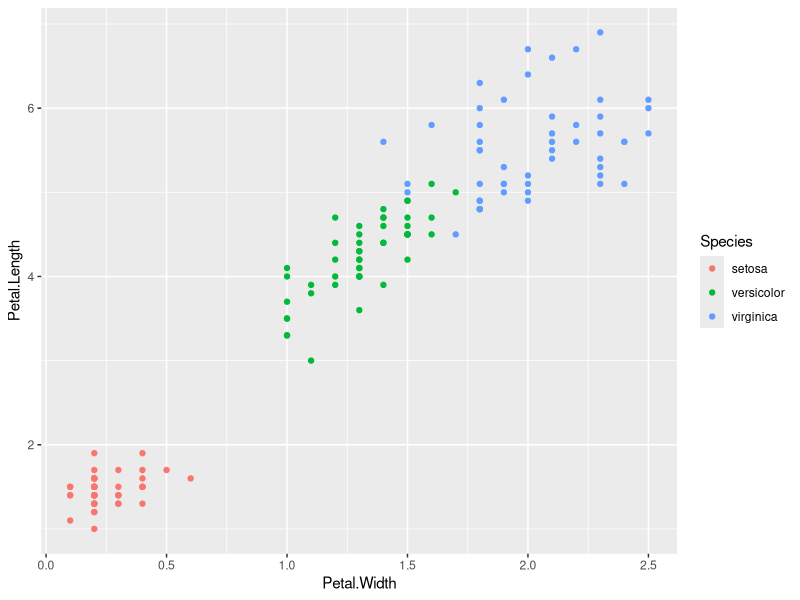
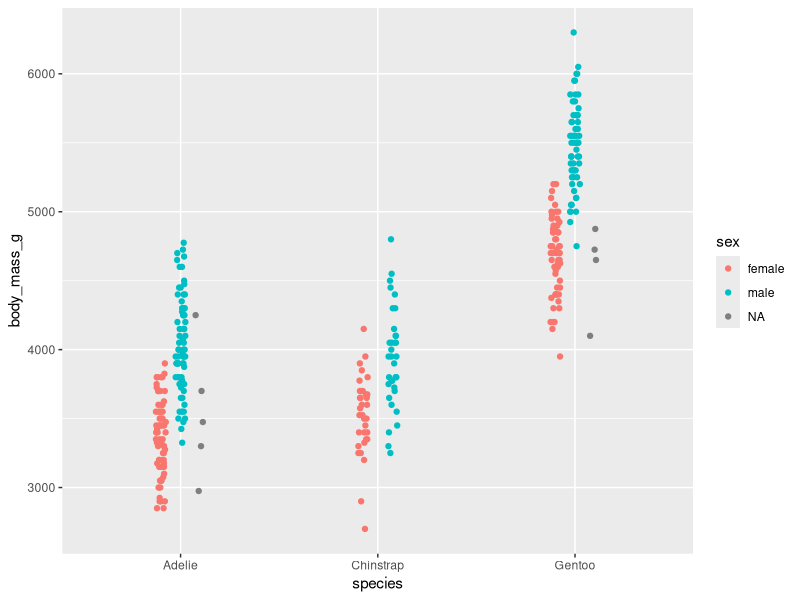
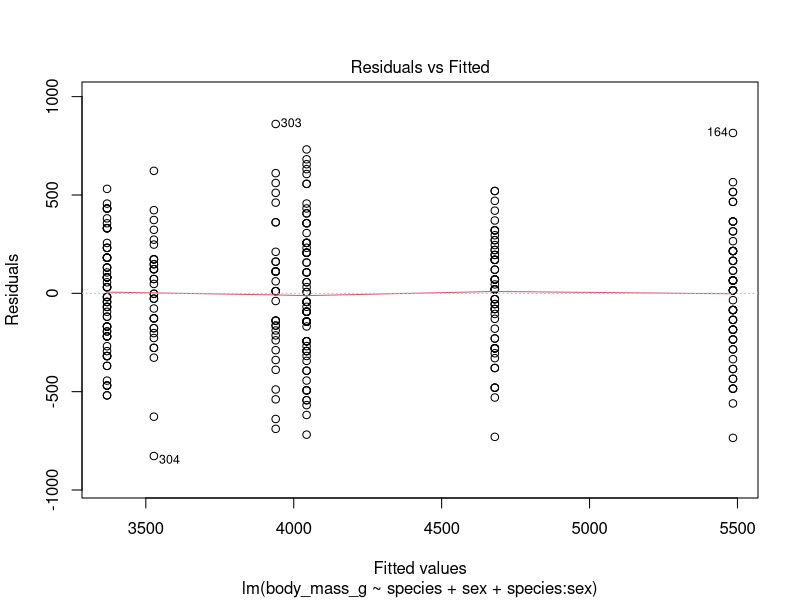
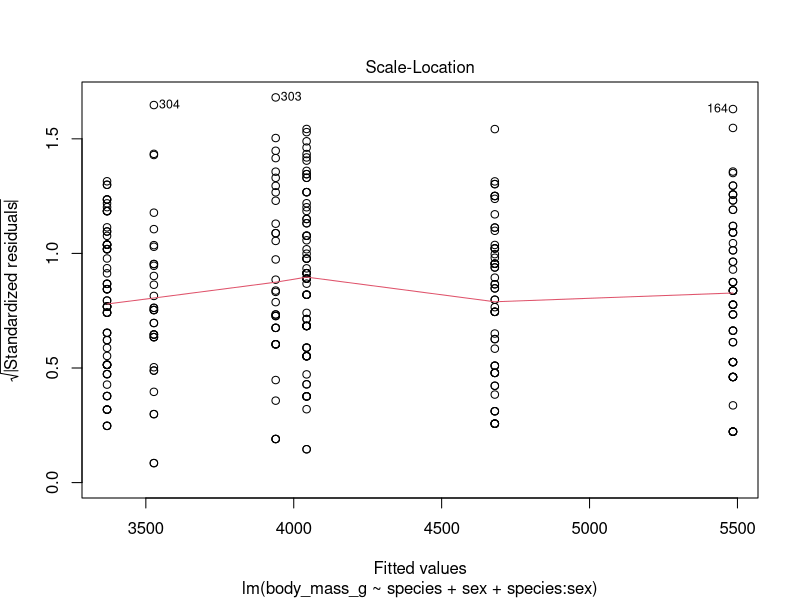
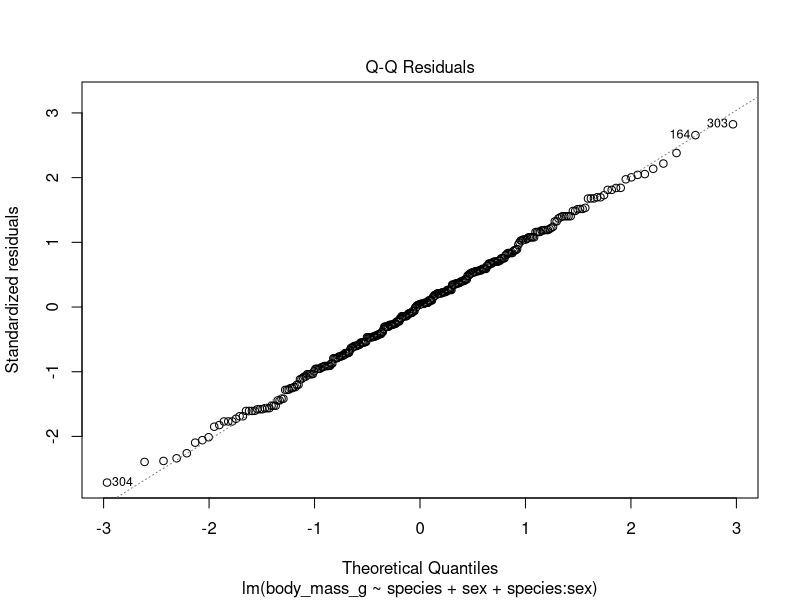

These figures' R source, in order:
# 多重比較の紹介
# 2024-09-25
# Greg Nishihara


# パッケージの読み込み
# github のリンク https://github.com/gnishihara/data-kaiseki-2024

library(tidyverse) # tidyverse
library(lubridate) # 日時データの処理
library(emmeans)   # 多重比較
library(ggtext)    # ggplot にマークダウンを使う

# install.packages("palmerpenguins")

# 3種のアヤメ(Iris setosa, Iris versicolor, Iris virginica)

df1 = iris |> as_tibble()

df1
# 作図して、データを可視化する
ggplot(df1) + 
  geom_point(aes(x = Petal.Width,
                 y = Petal.Length,
                 color = Species))


# 作業仮設：種によって花弁の長さは異なる
# 帰無仮説：種による花弁の長さは等しい（または、同じである）

# t検定を利用
# このとき、すべて種の組み合わせによる違いを検討する
# setosa vs versicolor (t12)
# setosa vs virginica (t13)
# versicolor vs virginica (t23)
# t検定の関数は t.test()

filter(df1, !str_detect(Species, "virginica"))

t12 = t.test(Petal.Length ~ Species,
       data = filter(df1, !str_detect(Species, "virginica")))

t13 = t.test(Petal.Length ~ Species,
             data = filter(df1, !str_detect(Species, "versicolor")))

t23 = t.test(Petal.Length ~ Species,
             data = filter(df1, !str_detect(Species, "setosa")))

t12 # t値 (-39.49), 自由度 (62.14), p値 (<2.2e-16)
t13
t23
# 一つの作業仮設にたいして、t検定を複数回すると、
# 第１種の誤りを起こしやすい。
# ３回比較した場合、第１誤り = (1-(1-0.05)^3)
(1-(1-0.05)^3)


# 数種類の因子の影響を見たいとき、分散分析

m1 = lm(Petal.Length ~ Species, data = df1)
summary.aov(m1) # 一元配置分散分析
emmeans(m1, specs = 'pairwise'~Species) # デフォルトは TukeyHSD 法
emmeans(m1, specs = 'pairwise'~Species, # ボンフェロニー法
        adjust = "bonferroni")

# 二元配置分散分析
# species, island, sex が因子
# bill_length_mm, bill_depth_mm, flipper_length_mm,
# body_mass_g, year
# 作業仮設：Species と Sex によって body mass は異なる
# 帰無仮説：
#   Species による効果はない
#   Sex による効果はない
#   Species と Sex による効果はない
 
df2 = palmerpenguins::penguins

ggplot(df2) + 
  geom_point(aes(x = species,
                 y = body_mass_g, 
                 color = sex),
             position = position_jitterdodge(jitter.width = 0.1,
                                             dodge.width = 0.3))
df2 = df2 |> drop_na() # NA を解析データから外す
m0 = lm(body_mass_g ~ 1, data = df2) # 帰無モデル
m1 = lm(body_mass_g ~ species, data = df2) # species に対するモデル
m2 = lm(body_mass_g ~ sex, data = df2) # sex に対するモデル
m3 = lm(body_mass_g ~ species + sex, data = df2) # species + sex に対するモデル
m4 = lm(body_mass_g ~ species + sex + species:sex, data = df2) # フルモデル（相互作用項あり）
# 相互作用は species:sex です。
# AIC (Akaike Information Criterion)
# 一番低いAICがもっともいいモデル
AIC(m0, m1, m2, m3, m4)

summary.aov(m4) # 分散分析表
# すべての効果のP値は 0.05 より引くい

# 分散分析の仮定
# （１）残渣は独立して同分布に従う
# （２）残渣は正規分布に従う
# （３）残渣の分散は等しい

# モデル診断図を確認して、分散分析の仮定が守られているかを
# 評価する
plot(m4, which = 1) # 残渣対期待値の図
plot(m4, which = 3) # 標準化残渣対期待値の図
plot(m4, which = 2) # 正規性の確認(QQplot)
# 診断図に問題はなかったので、m4 モデルを採択する
